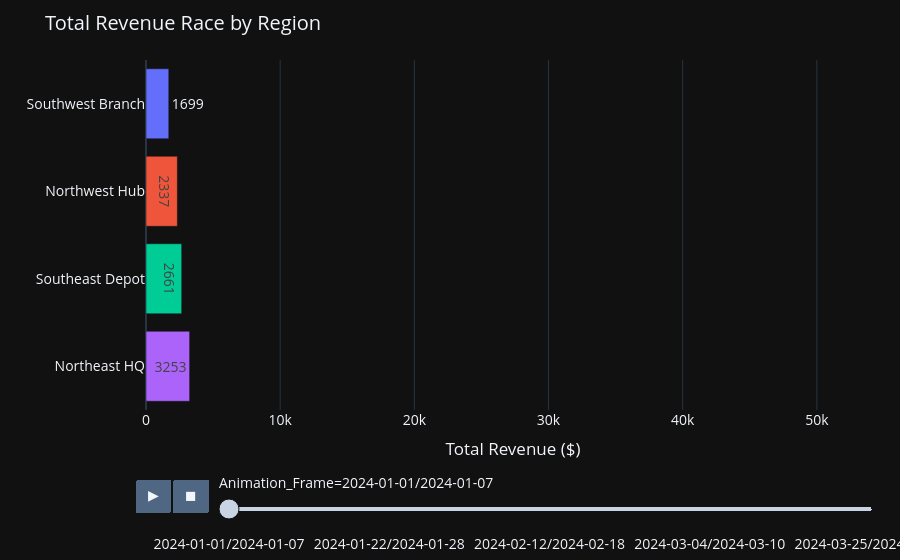

The cell this chart's notebook holds for it:
### Code cell
# Create the Bar Chart
fig_bar = px.bar(
    bar_df, 
    x="Cumulative_Sales", 
    y="Region", 
    color="Region",
    orientation='h', # Horizontal bars look better for "races"
    text="Cumulative_Sales", 
    animation_frame="Animation_Frame",
    range_x=[0, bar_df['Cumulative_Sales'].max() * 1.1], # Fix the x-axis scale so it doesn't jump
    title="Total Revenue Race by Region",
    template="plotly_dark" # Match the dark map theme
)

# Polish the look
fig_bar.update_layout(
    xaxis_title="Total Revenue ($)",
    yaxis_title="",
    showlegend=False,
    margin={"r":20,"t":60,"l":0,"b":0},
    font=dict(size=14)
)

# Show the chart
fig_bar.show()

### Figure 1 — Plotly figure (JSON) as saved in the notebook; plotly's stock layout.template omitted (floating-point values rounded to 4 significant figures)
{"data": [{"alignmentgroup": "True", "hovertemplate": "Region=%{y}<br>Animation_Frame=2024-01-01/2024-01-07<br>Cumulative_Sales=%{text}<extra></extra>", "legendgroup": "Southwest Branch", "marker": {"color": "#636efa", "pattern": {"shape": ""}}, "name": "Southwest Branch", "offsetgroup": "Southwest Branch", "orientation": "h", "showlegend": true, "text": [1699], "textposition": "auto", "type": "bar", "x": [1699], "xaxis": "x", "y": ["Southwest Branch"], "yaxis": "y"}, {"alignmentgroup": "True", "hovertemplate": "Region=%{y}<br>Animation_Frame=2024-01-01/2024-01-07<br>Cumulative_Sales=%{text}<extra></extra>", "legendgroup": "Northwest Hub", "marker": {"color": "#EF553B", "pattern": {"shape": ""}}, "name": "Northwest Hub", "offsetgroup": "Northwest Hub", "orientation": "h", "showlegend": true, "text": [2337], "textposition": "auto", "type": "bar", "x": [2337], "xaxis": "x", "y": ["Northwest Hub"], "yaxis": "y"}, {"alignmentgroup": "True", "hovertemplate": "Region=%{y}<br>Animation_Frame=2024-01-01/2024-01-07<br>Cumulative_Sales=%{text}<extra></extra>", "legendgroup": "Southeast Depot", "marker": {"color": "#00cc96", "pattern": {"shape": ""}}, "name": "Southeast Depot", "offsetgroup": "Southeast Depot", "orientation": "h", "showlegend": true, "text": [2661], "textposition": "auto", "type": "bar", "x": [2661], "xaxis": "x", "y": ["Southeast Depot"], "yaxis": "y"}, {"alignmentgroup": "True", "hovertemplate": "Region=%{y}<br>Animation_Frame=2024-01-01/2024-01-07<br>Cumulative_Sales=%{text}<extra></extra>", "legendgroup": "Northeast HQ", "marker": {"color": "#ab63fa", "pattern": {"shape": ""}}, "name": "Northeast HQ", "offsetgroup": "Northeast HQ", "orientation": "h", "showlegend": true, "text": [3253], "textposition": "auto", "type": "bar", "x": [3253], "xaxis": "x", "y": ["Northeast HQ"], "yaxis": "y"}], "layout": {"barmode": "relative", "font": {"size": 14}, "legend": {"title": {"text": "Region"}, "tracegroupgap": 0}, "margin": {"b": 0, "l": 0, "r": 20, "t": 60}, "showlegend": false, "sliders": [{"active": 0, "currentvalue": {"prefix": "Animation_Frame="}, "len": 0.9, "pad": {"b": 10, "t": 60}, "steps": [{"args": [["2024-01-01/2024-01-07"], {"frame": {"duration": 0, "redraw": true}, "fromcurrent": true, "mode": "immediate", "transition": {"duration": 0, "easing": "linear"}}], "label": "2024-01-01/2024-01-07", "method": "animate"}, {"args": [["2024-01-08/2024-01-14"], {"frame": {"duration": 0, "redraw": true}, "fromcurrent": true, "mode": "immediate", "transition": {"duration": 0, "easing": "linear"}}], "label": "2024-01-08/2024-01-14", "method": "animate"}, {"args": [["2024-01-15/2024-01-21"], {"frame": {"duration": 0, "redraw": true}, "fromcurrent": true, "mode": "immediate", "transition": {"duration": 0, "easing": "linear"}}], "label": "2024-01-15/2024-01-21", "method": "animate"}, {"args": [["2024-01-22/2024-01-28"], {"frame": {"duration": 0, "redraw": true}, "fromcurrent": true, "mode": "immediate", "transition": {"duration": 0, "easing": "linear"}}], "label": "2024-01-22/2024-01-28", "method": "animate"}, {"args": [["2024-01-29/2024-02-04"], {"frame": {"duration": 0, "redraw": true}, "fromcurrent": true, "mode": "immediate", "transition": {"duration": 0, "easing": "linear"}}], "label": "2024-01-29/2024-02-04", "method": "animate"}, {"args": [["2024-02-05/2024-02-11"], {"frame": {"duration": 0, "redraw": true}, "fromcurrent": true, "mode": "immediate", "transition": {"duration": 0, "easing": "linear"}}], "label": "2024-02-05/2024-02-11", "method": "animate"}, {"args": [["2024-02-12/2024-02-18"], {"frame": {"duration": 0, "redraw": true}, "fromcurrent": true, "mode": "immediate", "transition": {"duration": 0, "easing": "linear"}}], "label": "2024-02-12/2024-02-18", "method": "animate"}, {"args": [["2024-02-19/2024-02-25"], {"frame": {"duration": 0, "redraw": true}, "fromcurrent": true, "mode": "immediate", "transition": {"duration": 0, "easing": "linear"}}], "label": "2024-02-19/2024-02-25", "method": "animate"}, {"args": [["2024-02-26/2024-03-03"], {"frame": {"duration": 0, "redraw": true}, "fromcurrent": true, "mode": "immediate", "transition": {"duration": 0, "easing": "linear"}}], "label": "2024-02-26/2024-03-03", "method": "animate"}, {"args": [["2024-03-04/2024-03-10"], {"frame": {"duration": 0, "redraw": true}, "fromcurrent": true, "mode": "immediate", "transition": {"duration": 0, "easing": "linear"}}], "label": "2024-03-04/2024-03-10", "method": "animate"}, {"args": [["2024-03-11/2024-03-17"], {"frame": {"duration": 0, "redraw": true}, "fromcurrent": true, "mode": "immediate", "transition": {"duration": 0, "easing": "linear"}}], "label": "2024-03-11/2024-03-17", "method": "animate"}, {"args": [["2024-03-18/2024-03-24"], {"frame": {"duration": 0, "redraw": true}, "fromcurrent": true, "mode": "immediate", "transition": {"duration": 0, "easing": "linear"}}], "label": "2024-03-18/2024-03-24", "method": "animate"}, {"args": [["2024-03-25/2024-03-31"], {"frame": {"duration": 0, "redraw": true}, "fromcurrent": true, "mode": "immediate", "transition": {"duration": 0, "easing": "linear"}}], "label": "2024-03-25/2024-03-31", "method": "animate"}], "x": 0.1, "xanchor": "left", "y": 0, "yanchor": "top"}], "title": {"text": "Total Revenue Race by Region"}, "updatemenus": [{"buttons": [{"args": [null, {"frame": {"duration": 500, "redraw": true}, "fromcurrent": true, "mode": "immediate", "transition": {"duration": 500, "easing": "linear"}}], "label": "&#9654;", "method": "animate"}, {"args": [[null], {"frame": {"duration": 0, "redraw": true}, "fromcurrent": true, "mode": "immediate", "transition": {"duration": 0, "easing": "linear"}}], "label": "&#9724;", "method": "animate"}], "direction": "left", "pad": {"r": 10, "t": 70}, "showactive": false, "type": "buttons", "x": 0.1, "xanchor": "right", "y": 0, "yanchor": "top"}], "xaxis": {"anchor": "y", "domain": [0, 1], "range": [0, 54710.0], "title": {"text": "Total Revenue ($)"}}, "yaxis": {"anchor": "x", "categoryarray": ["Northeast HQ", "Southeast Depot", "Northwest Hub", "Southwest Branch"], "categoryorder": "array", "domain": [0, 1], "title": {"text": ""}}}}
